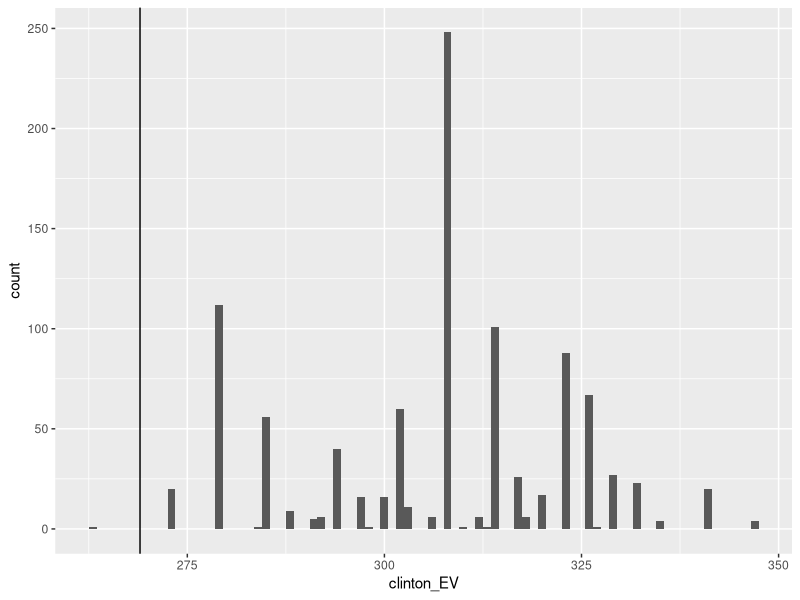
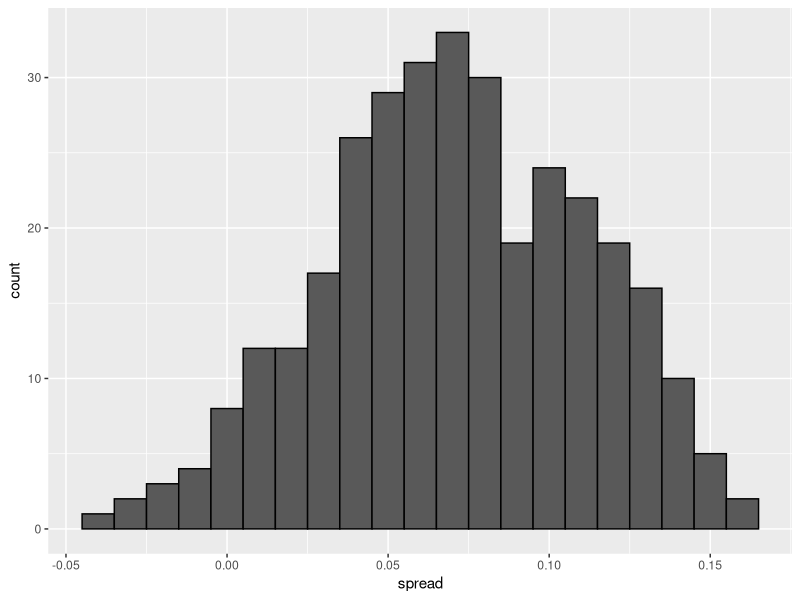
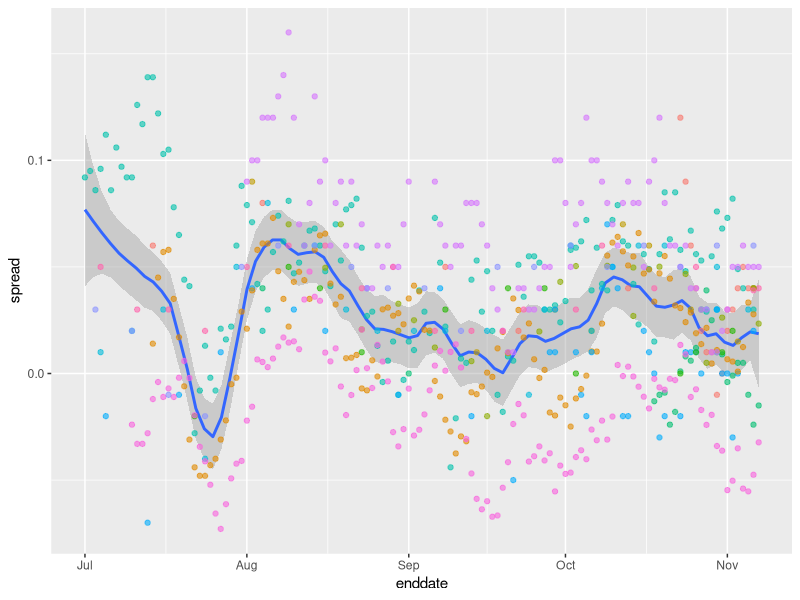
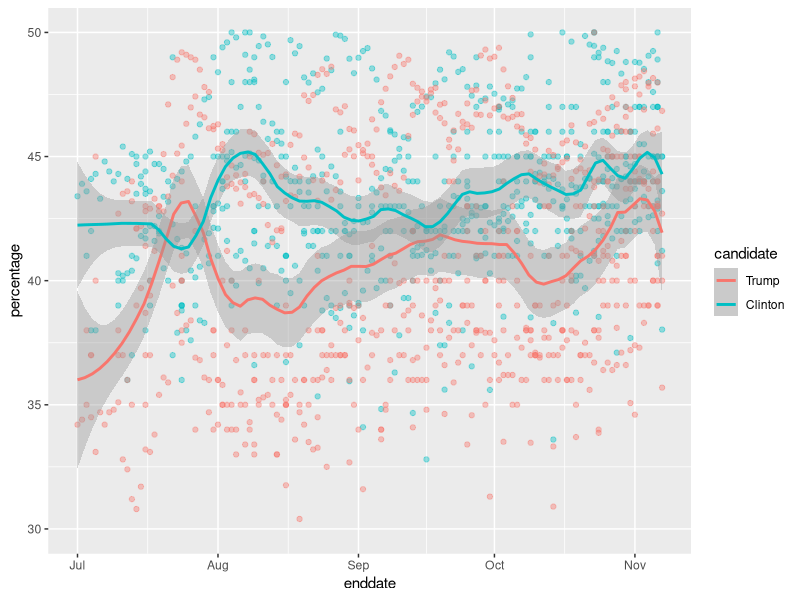

R code for these plots, in order: (Note: this script raises an error after producing the figures.)
#Key points
#In our model:
#The spread  d∼N(μ,τ)  describes our best guess in the absence of polling data. We set  μ=0  and  τ=0.035  using historical data.
#The average of observed data  X¯∣d∼N(d,σ)  describes randomness due to sampling and the pollster effect.
#Because the posterior distribution is normal, we can report a 95% credible interval that has a 95% chance of overlapping the parameter using  E(p∣Y)  and  SE(p∣Y) .
#Given an estimate of  E(p∣Y)  and  SE(p∣Y) , we can use pnorm to compute the probability that  d>0 .
#It is common to see a general bias that affects all pollsters in the same way. This bias cannot be predicted or measured before the election. We will include a term in later models to account for this variability.

library(tidyverse)
library(dslabs)
polls <- polls_us_election_2016 %>%
  filter(state == "U.S." & enddate >= "2016-10-31" &
           (grade %in% c("A+", "A", "A-", "B+") | is.na(grade))) %>%
  mutate(spread = rawpoll_clinton/100 - rawpoll_trump/100)

one_poll_per_pollster <- polls %>% group_by(pollster) %>%
  filter(enddate == max(enddate)) %>%
  ungroup()

results <- one_poll_per_pollster %>%
  summarize(avg = mean(spread), se = sd(spread)/sqrt(length(spread))) %>%
  mutate(start = avg - 1.96*se, end = avg + 1.96*se)

mu <- 0
tau <- 0.035
sigma <- results$se
Y <- results$avg
B <- sigma^2 / (sigma^2 + tau^2)
posterior_mean <- B*mu + (1-B)*Y
posterior_se <- sqrt(1 / (1/sigma^2 + 1/tau^2))

posterior_mean
posterior_se

# 95% credible interval
posterior_mean + c(-1.96, 1.96)*posterior_se

# probability of d > 0
1 - pnorm(0, posterior_mean, posterior_se)

####

#Key points
#If we collect several polls with measured spreads  X1,...,Xj  with a sample size of  N , these random variables have expected value  d  and standard error  2*sqrt(p(1−p)/N).
#We represent each measurement as  Xi,j=d+b+hi+ϵi,j  where:
#  The index  i  represents the different pollsters
#The index  j  represents the different polls
#Xi,j  is the  j th poll by the  i th pollster 
#d  is the actual spread of the election
#b  is the general bias affecting all pollsters
#hi  represents the house effect for the  i th pollster
#ϵi,j  represents the random error associated with the  i,j th poll.
#The sample average is now  X¯=d+b+1/N*∑i=1N Xi  with standard deviation  SE(X¯)=sqrt(σ2/N+σ2b).
#The standard error of the general bias  σb  does not get reduced by averaging multiple polls, which increases the variability of our final estimate.

J <- 6
N <- 2000
d <- 0.021
p <- (d+1)/2
X <- d + rnorm(J,0,2*sqrt(p*(1-p)/N))

I <- 5
J <- 6
N <- 2000
d <- .021
p <- (d+1)/2
X <- sapply(1:I, function(i){
  d + rnorm(J, 0, 2*sqrt(p*(1-p)/N))
})

I <- 5
J <- 6
N <- 2000
d <- .021
p <- (d+1)/2
h <- rnorm(I, 0, 0.025)    # assume standard error of pollster-to-pollster variability is 0.025
X <- sapply(1:I, function(i){
  d + rnorm(J, 0, 2*sqrt(p*(1-p)/N))
})

mu <- 0
tau <- 0.035
sigma <- sqrt(results$se^2 + .025^2)
Y <- results$avg
B <- sigma^2 / (sigma^2 + tau^2)

posterior_mean <- B*mu + (1-B)*Y
posterior_se <- sqrt(1 / (1/sigma^2 + 1/tau^2))

1 - pnorm(0, posterior_mean, posterior_se)

####

#Key points
#In the US election, each state has a certain number of votes that are won all-or-nothing based on the popular vote result in that state (with minor exceptions not discussed here).
#We use the left_join() function to combine the number of electoral votes with our poll results.
#For each state, we apply a Bayesian approach to generate an Election Day  d . We keep our prior simple by assuming an expected value of 0 and a standard deviation based on recent history of 0.02.
#We can run a Monte Carlo simulation that for each iteration simulates poll results in each state using that state's average and standard deviation, awards electoral votes for each state to Clinton if the spread is greater than 0, then compares the number of electoral votes won to the number of votes required to win the election (over 269).
#If we run a Monte Carlo simulation for the electoral college without accounting for general bias, we overestimate Clinton's chances of winning at over 99%.
#If we include a general bias term, the estimated probability of Clinton winning decreases significantly.

library(tidyverse)
library(dslabs)
data("polls_us_election_2016")
head(results_us_election_2016)

results_us_election_2016 %>% arrange(desc(electoral_votes)) %>% top_n(5, electoral_votes)

results <- polls_us_election_2016 %>%
  filter(state!="U.S." &
           !grepl("CD", state) &
           enddate >= "2016-10-31" &
           (grade %in% c("A+", "A", "A-","B+") | is.na(grade))) %>%
  mutate(spread=rawpoll_clinton/100-rawpoll_trump/100) %>%
  group_by(state) %>%
  summarize(avg=mean(spread), sd=sd(spread), n=n()) %>%
  mutate(state = as.character(state))

# 10 closest races = battleground states
results %>% arrange(abs(avg))

# joining electoral college votes and results
results <- left_join(results, results_us_election_2016, by="state")

# states with no polls: note Rhode Island and District of Columbia = Democrat
results_us_election_2016 %>% filter(!state %in% results$state)

# assigns sd to states with just one poll as median of other sd values
results <- results %>%
  mutate(sd = ifelse(is.na(sd), median(results$sd, na.rm = TRUE), sd))

mu <- 0
tau <- 0.02
clinton_EV <- replicate(1000, {
  results %>% mutate(sigma = sd/sqrt(n),
                     B = sigma^2/ (sigma^2 + tau^2),
                     posterior_mean = B*mu + (1-B)*avg,
                     posterior_se = sqrt( 1 / (1/sigma^2 + 1/tau^2)),
                     simulated_result = rnorm(length(posterior_mean), posterior_mean, posterior_se),
                     clinton = ifelse(simulated_result > 0, electoral_votes, 0)) %>%    # award votes if Clinton wins state
    summarize(clinton = sum(clinton)) %>%    # total votes for Clinton
    .$clinton + 7    # 7 votes for Rhode Island and DC
})
mean(clinton_EV > 269)    # over 269 votes wins election

# histogram of outcomes
data.frame(clinton_EV) %>%
  ggplot(aes(clinton_EV)) +
  geom_histogram(binwidth = 1) +
  geom_vline(xintercept = 269)

mu <- 0
tau <- 0.02
bias_sd <- 0.03
clinton_EV_2 <- replicate(1000, {
  results %>% mutate(sigma = sqrt(sd^2/(n) + bias_sd^2),    # added bias_sd term
                     B = sigma^2/ (sigma^2 + tau^2),
                     posterior_mean = B*mu + (1-B)*avg,
                     posterior_se = sqrt( 1 / (1/sigma^2 + 1/tau^2)),
                     simulated_result = rnorm(length(posterior_mean), posterior_mean, posterior_se),
                     clinton = ifelse(simulated_result > 0, electoral_votes, 0)) %>%    # award votes if Clinton wins state
    summarize(clinton = sum(clinton)) %>%    # total votes for Clinton
    .$clinton + 7    # 7 votes for Rhode Island and DC
})
mean(clinton_EV_2 > 269)    # over 269 votes wins election

####

#Key points
#In poll results,  p  is not fixed over time. Variability within a single pollster comes from time variation.
#In order to forecast, our model must include a bias term  bt  to model the time effect.
#Pollsters also try to estimate  f(t) , the trend of  p  given time  t  using a model like:
#  Yi,j,t=d+b+hj+bt+f(t)+ϵi,j,t 
#Once we decide on a model, we can use historical data and current data to estimate the necessary parameters to make predictions.

# select all national polls by one pollster
one_pollster <- polls_us_election_2016 %>%
  filter(pollster == "Ipsos" & state == "U.S.") %>%
  mutate(spread = rawpoll_clinton/100 - rawpoll_trump/100)

# the observed standard error is higher than theory predicts
se <- one_pollster %>%
  summarize(empirical = sd(spread),
            theoretical = 2*sqrt(mean(spread)*(1-mean(spread))/min(samplesize)))
se

# the distribution of the data is not normal
one_pollster %>% ggplot(aes(spread)) + geom_histogram(binwidth = 0.01, color = "black")

polls_us_election_2016 %>%
  filter(state == "U.S." & enddate >= "2016-07-01") %>%
  group_by(pollster) %>%
  filter(n() >= 10) %>%
  ungroup() %>%
  mutate(spread = rawpoll_clinton/100 - rawpoll_trump/100) %>%
  ggplot(aes(enddate, spread)) +
  geom_smooth(method = "loess", span = 0.1) +
  geom_point(aes(color = pollster), show.legend = FALSE, alpha = 0.6)

polls_us_election_2016 %>%
  filter(state == "U.S." & enddate >= "2016-07-01") %>%
  select(enddate, pollster, rawpoll_clinton, rawpoll_trump) %>%
  rename(Clinton = rawpoll_clinton, Trump = rawpoll_trump) %>%
  gather(candidate, percentage, -enddate, -pollster) %>%
  mutate(candidate = factor(candidate, levels = c("Trump", "Clinton"))) %>%
  group_by(pollster) %>%
  filter(n() >= 10) %>%
  ungroup() %>%
  ggplot(aes(enddate, percentage, color = candidate)) +
  geom_point(show.legend = FALSE, alpha = 0.4) +
  geom_smooth(method = "loess", span = 0.15) +
  scale_y_continuous(limits = c(30, 50))

####

# Load the libraries and data
library(dplyr)
library(dslabs)
data("polls_us_election_2016")

# Create a table called `polls` that filters by  state, date, and reports the spread
polls <- polls_us_election_2016 %>% filter(state != "U.S." & enddate >= "2016-10-31") %>% mutate(spread = rawpoll_clinton/100 - rawpoll_trump/100)
polls
# Create an object called `cis` that has the columns indicated in the instructions
cis <- polls %>% mutate(X_hat = (spread+1)/2, se = 2*sqrt(X_hat*(1-X_hat)/samplesize), 
                        lower = spread - qnorm(0.975)*se, upper = spread + qnorm(0.975)*se) %>%
  select(state, startdate, enddate, pollster, grade, spread, lower, upper)

####

# Add the actual results to the `cis` data set
add <- results_us_election_2016 %>% mutate(actual_spread = clinton/100 - trump/100) %>% select(state, actual_spread)
ci_data <- cis %>% mutate(state = as.character(state)) %>% left_join(add, by = "state")
ci_data
# Create an object called `p_hits` that summarizes the proportion of confidence intervals that contain the actual value. Print this object to the console.
# p_hits <- ci_data %>% mutate(hit= actual_spread>=lower & actual_spread < upper) %>% summarize(hitrate=mean(hit))
p_hits

?between

####

# The `cis` data have already been loaded for you
add <- results_us_election_2016 %>% mutate(actual_spread = clinton/100 - trump/100) %>% select(state, actual_spread)
ci_data <- cis %>% mutate(state = as.character(state)) %>% left_join(add, by = "state")

# Create an object called `p_hits` that summarizes the proportion of hits for each pollster that has at least 5 polls.
p_hits <- ci_data %>% mutate(hit=actual_spread >= lower & actual_spread < upper) %>% group_by(pollster) %>% filter(n()>=5) %>% summarize(proportion_hits=mean(hit), n=n(), grade=first(grade)) %>% arrange(desc(proportion_hits))
p_hits

####

# The `cis` data have already been loaded for you
add <- results_us_election_2016 %>% mutate(actual_spread = clinton/100 - trump/100) %>% select(state, actual_spread)
ci_data <- cis %>% mutate(state = as.character(state)) %>% left_join(add, by = "state")

# Create an object called `p_hits` that summarizes the proportion of hits for each state that has more than 5 polls.
p_hits <- ci_data %>% mutate(hit=actual_spread>=lower & actual_spread<=upper) %>% group_by(state) %>% filter(n()>5) %>% summarize(proportion_hits=mean(hit), n=n()) %>% arrange(desc(proportion_hits))
p_hits

####

# The `cis` data have already been loaded. Examine it using the `head` function.
head(cis)

# Create an object called `errors` that calculates the difference between the predicted and actual spread and indicates if the correct winner was predicted
errors <- cis %>% mutate(error = spread - actual_spread, hit = sign(spread) == sign(actual_spread))

# Examine the last 6 rows of `errors`
tail(errors)
head(errors)

####

# Create an object called `errors` that calculates the difference between the predicted and actual spread and indicates if the correct winner was predicted
errors <- cis %>% mutate(error = spread - actual_spread, hit = sign(spread) == sign(actual_spread))

# Create an object called `p_hits` that summarizes the proportion of hits for each state that has 5 or more polls
p_hits <- errors %>% group_by(state) %>% filter(n()>=5) %>% summarize(proportion_hits=mean(hit), n=n())




# Make a barplot of the proportion of hits for each state
p_hits %>% mutate(state = reorder(state, proportion_hits)) %>% ggplot(aes(state,proportion_hits)) + geom_bar(stat="identity") + coord_flip()

####

# The `errors` data have already been loaded. Examine them using the `head` function.
head(errors)

# Create a boxplot showing the errors by state for polls with grades B+ or higher
errors %>% filter(grade %in% c("A+","A","A-","B+")) %>% mutate(state = reorder(state,error)) %>% ggplot(aes(state,error)) + geom_boxplot() + geom_point()

####t-distribution

#Key points
#In models where we must estimate two parameters,  𝑝  and  𝜎 , the Central Limit Theorem can result in overconfident confidence intervals for sample sizes smaller than approximately 30.
#If the population data are known to follow a normal distribution, theory tells us how much larger to make confidence intervals to account for estimation of  𝜎 .
#Given  𝑠  as an estimate of  𝜎 , then  𝑍=𝑋¯−𝑑/sigma*sqrt(𝑁)  follows a t-distribution with  𝑁−1  degrees of freedom.
#Degrees of freedom determine the weight of the tails of the distribution. Small values of degrees of freedom lead to increased probabilities of extreme values.
#We can determine confidence intervals using the t-distribution instead of the normal distribution by calculating the desired quantile with the function qt().
library(dslabs)
data(one_poll_per_pollster)
z <- qt(0.975, nrow(one_poll_per_pollster)-1)
one_poll_per_pollster %>% summarize(avg=mean(spread), moe=z*sd(spread)/sqrt(length(spread))) %>% mutate(start=avg-moe, end=avg+moe)

qt(0.975,14)

####

# Calculate the probability of seeing t-distributed random variables being more than 2 in absolute value when 'df = 3'.
1-pt(2,3)+pt(-2,3)

####

# Generate a vector 'df' that contains a sequence of numbers from 3 to 50
df <- seq(3,50,1)

# Make a function called 'pt_func' that calculates the probability that a value is more than |2| for any degrees of freedom 
pt_func <- function(df){
  1-pt(2,df)+pt(-2,df)
}

# Generate a vector 'probs' that uses the `pt_func` function to calculate the probabilities
probs <- sapply(df, pt_func)

# Plot 'df' on the x-axis and 'probs' on the y-axis
plot(df,probs)

####

# Load the neccessary libraries and data
library(dslabs)
library(dplyr)
data(heights)

# Use the sample code to generate 'x', a vector of male heights
x <- heights %>% filter(sex == "Male") %>%
  .$height

# Create variables for the mean height 'mu', the sample size 'N', and the number of times the simulation should run 'B'
mu <- mean(x)
N <- 15
B <- 10000

# Use the `set.seed` function to make sure your answer matches the expected result after random sampling
set.seed(1)

# Generate a logical vector 'res' that contains the results of the simulations
res <- replicate(B, {
  X <- sample(x, N, replace=TRUE)
  interval <- mean(X) + c(-1,1)*qnorm(0.975)*sd(X)/sqrt(N)
  between(mu, interval[1], interval[2])
})

# Calculate the proportion of times the simulation produced values within the 95% confidence interval. Print this value to the console.
mean(res)

####

# The vector of filtered heights 'x' has already been loaded for you. Calculate the mean.
mu <- mean(x)

# Use the same sampling parameters as in the previous exercise.
set.seed(1)
N <- 15
B <- 10000

# Generate a logical vector 'res' that contains the results of the simulations using the t-distribution
res <- replicate(B, {
  s <- sample(x,N,replace=TRUE)
  interval <- c(mean(s)-qt(0.975,N-1)*sd(s)/sqrt(N), mean(s)+qt(0.975,N-1)*sd(s)/sqrt(N))
  between(mu,interval[1], interval[2])
})

# Calculate the proportion of times the simulation produced values within the 95% confidence interval. Print this value to the console.
mean(res)
